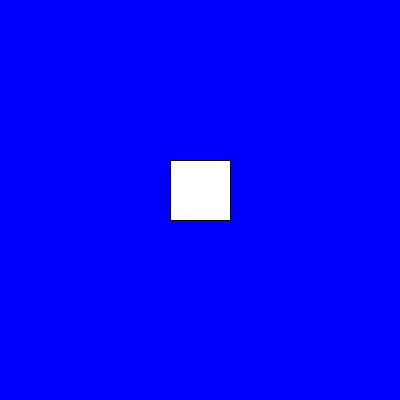
Frame 1 (no input)
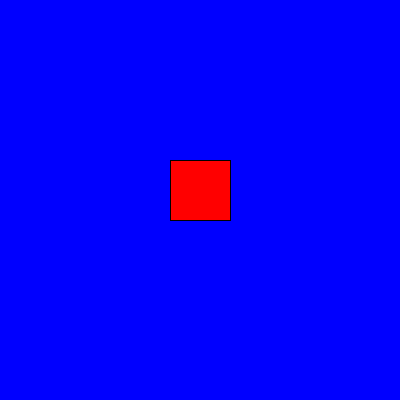
Frame 60 (the mouse pressed at the canvas centre just before this capture)
Frame 120 (the mouse held since frame 60 and released just before this capture): identical to frame 60, image omitted

The Processing sketch that drew these frames (run headless with seeded random() and noise(); from frame 60 on, the mouse is pressed at the canvas centre):

// Processing sketch: Moving_Square
// ── Moving_Square.pde
float x;
float y;
float w;
float s;
float a;
float d;
String message;
void setup()
{
  background(0,0,255);
  size(400,400);  
  x = width/2 -30;
  y = height/2 -40;
}

void draw()
{
  rect(x, y, 60, 60);
  fill(255,0,0);
}

void keyPressed()
{
  if (key == 'w'){
  w = y + 1;
  }
  if (key == 's'){
  s = y - 1;
  }
  if (key == 'a'){
  a = x - 1;
  }
  if (key == 'd'){
  d = x + 1;
  }
  if (keyPressed)
  println(message);
  message = "Key was pressed";
}
  
